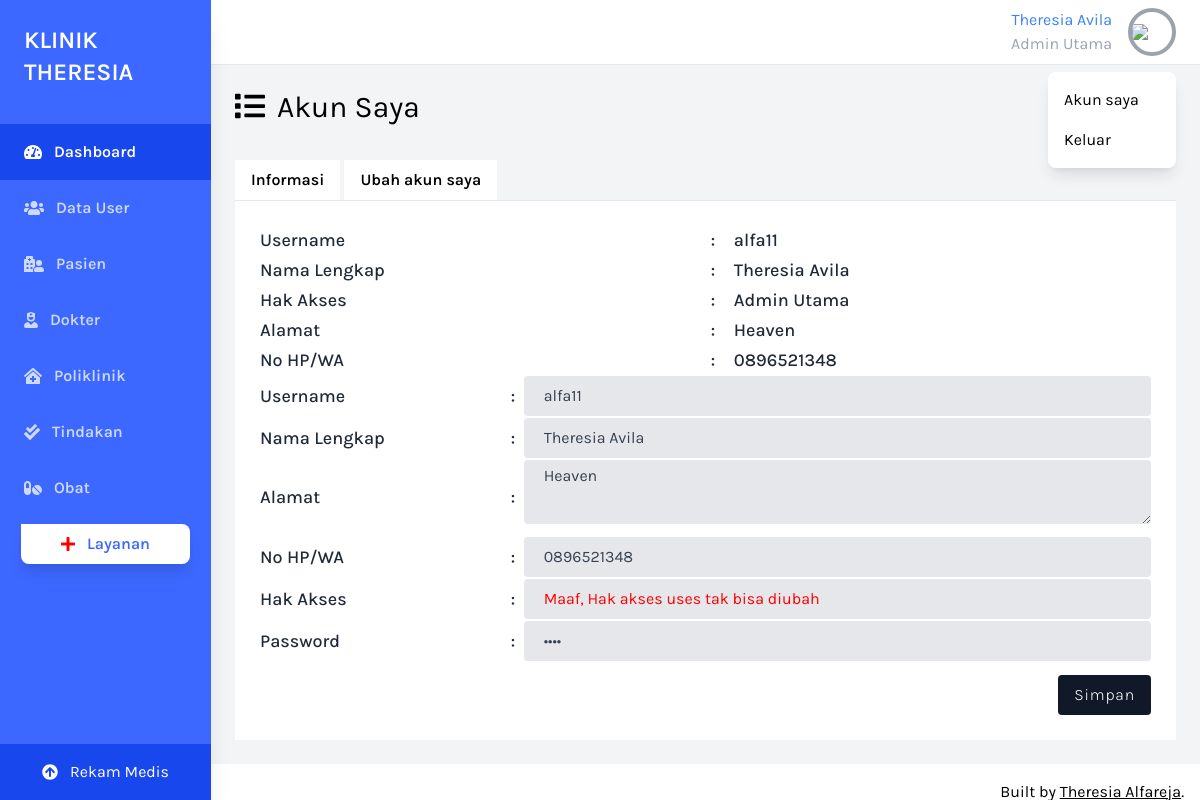
The page /akun_pribadi.php (signed in) on the database its author committed.
### tables this page shows
CREATE TABLE `tb_user` (
  `id_user` int(10) NOT NULL,
  `username` varchar(30) NOT NULL,
  `nama_lengkap_user` varchar(30) NOT NULL,
  `level_user` enum('Admin Utama','Operator','Kasir','Apoteker') NOT NULL,
  `alamat_user` text NOT NULL,
  `nomor_telepon_user` varchar(13) NOT NULL,
  `password` varchar(30) NOT NULL,
  `tgl_daftar` timestamp NOT NULL DEFAULT current_timestamp() ON UPDATE current_timestamp()
);

### akun_pribadi.php (the view, shortened to what this page needs)
<?php
require 'koneksi.php';
require 'cek_login.php';
?>
<!DOCTYPE html>
<html lang="en">
<head>
    <link href="https://unpkg.com/tailwindcss/dist/tailwind.min.css" rel="stylesheet">
</head>
<body class="bg-gray-100 font-family-karla flex">
    <aside class="relative bg-sidebar h-screen w-64 hidden sm:block shadow-xl">
        <div class="p-6">
            <a href="Dashboard.php" class=" mb-5 text-white text-2xl font-semibold uppercase hover:text-gray-300">Klinik Theresia</a>
        </div>
        <nav class="text-white text-base font-semibold pt-3">
            <a href="Dashboard.php" class="flex items-center active-nav-link text-white py-4 pl-6 nav-item">
                <i class="fas fa-tachometer-alt mr-3"></i>
                Dashboard
            </a>
            <a href="data_user.php" class="flex items-center text-white opacity-75 hover:opacity-100 py-4 pl-6 nav-item">
                <i class="fas fa-users mr-3"></i>
                Data User
            </a>
            <a href="data_pasien.php" class="flex items-center text-white opacity-75 hover:opacity-100 py-4 pl-6 nav-item">
                <i class="fas fa-hospital-user mr-3"></i>
                Pasien
            </a>
            <a href="data_dokter.php" class="flex items-center text-white opacity-75 hover:opacity-100 py-4 pl-6 nav-item">
                <i class="fas fa-user-nurse mr-3"></i>
                Dokter
            </a>
            <a href="data_poliklinik.php" class="flex items-center text-white opacity-75 hover:opacity-100 py-4 pl-6 nav-item">
                <i class="fas fa-clinic-medical mr-3"></i>
                Poliklinik
            </a>
            <a href="data_tindakan.php" class="flex items-center text-white opacity-75 hover:opacity-100 py-4 pl-6 nav-item">
                <i class="fas fa-check-double mr-3"></i>
                Tindakan
            </a>
            <a href="data_obat.php" class="flex items-center text-white opacity-75 hover:opacity-100 py-4 pl-6 nav-item">
                <i class="fas fa-pills mr-3"></i>
                Obat
            </a>
        </nav>
           <center>
            <a href="data_layanan.php" class="w-full bg-white cta-btn font-semibold py-2 mt-2 rounded-br-lg rounded-bl-lg rounded-tr-lg shadow-lg hover:shadow-xl hover:bg-gray-300 flex items-center justify-center" style="width: 80%;">
                <i class="fas fa-plus mr-3" style="color: red;"></i> Layanan
            </a>
        </center>
        <a href="rekam_medis.php" class="absolute w-full upgrade-btn bottom-0 active-nav-link text-white flex items-center justify-center py-4">
            <i class="fas fa-arrow-circle-up mr-3"></i>
            Rekam Medis
        </a>
    </aside>
    <div class="w-full flex flex-col h-screen overflow-y-hidden">
        <header class="w-full items-center bg-white py-2 px-6 hidden sm:flex">
            <div x-data="{ isOpen: false }" class="relative w-1/2 flex justify-end">
                <div class="block">
                    <?php
                        if (@$_SESSION['ses_username_akun']) {
                            $username_akun = $_SESSION['ses_username_akun'];
                        }
$query = mysqli_query($conn, "SELECT * FROM tb_user WHERE username = '$username_akun' ") or die(mysqli_errno());
$hasil = mysqli_fetch_array($query);
                    ?>
                   <h2 class="text-blue-500 mr-4 text-right"><?php echo $hasil['nama_lengkap_user'] ?></h2>
                   <p class="text-gray-400 mr-4 text-right"><?php echo $hasil['level_user'] ?></p>
                </div>
                <button @click="isOpen = !isOpen" class="realtive z-10 w-12 h-12 rounded-full overflow-hidden border-4 border-gray-400 hover:border-gray-300 focus:border-gray-300 focus:outline-none">
                    <img src="https://source.unsplash.com/uJ8LNVCBjFQ/400x400">
                </button>
                <button x-show="isOpen" @click="isOpen = false" class="h-full w-full fixed inset-0 cursor-default"></button>
                <div x-show="isOpen" class="absolute w-32 bg-white rounded-lg shadow-lg py-2 mt-16">
                    <a href="akun_pribadi.php" class="block px-4 py-2 account-link hover:text-white">Akun saya</a>
                    <a href="logout.php" class="block px-4 py-2 account-link hover:text-white">Keluar</a>
                </div>
            </div>
        </header>
        <div class="w-full h-screen overflow-x-hidden border-t flex flex-col">
            <main class="w-full flex-grow p-6">
                <h1 class="text-3xl text-black pb-5" style="margin-bottom: -1%;">
                      <i class="fas fa-list mr-3"></i>Akun Saya
                </h1>
<div class="w-full mt-6" x-data="{ openTab: 1 }">
                    <div>
                        <ul class="flex border-b">
                            <li class="-mb-px mr-1" @click="openTab = 1">
                                <a :class="openTab === 1 ? 'border-l border-t border-r rounded-t text-blue-700 font-semibold' : 'text-blue-500 hover:text-blue-800'" class="bg-white inline-block py-2 px-4 font-semibold" href="#">Informasi</a>
                            </li>
                            <li class="mr-1" @click="openTab = 2">
                                <a :class="openTab === 2 ? 'border-l border-t border-r rounded-t text-blue-700 font-semibold' : 'text-blue-500 hover:text-blue-800'" class="bg-white inline-block py-2 px-4 font-semibold" href="#">Ubah akun saya</a>
                            </li>
                        </ul>
                    </div>
                    <div class="bg-white p-6">
<div id="" class="" x-show="openTab === 1">
       <table class="w-full md:flex-shrink-0 leading-loose">
                 <tr>
                     <td class="text-lg text-gray-800 font-medium mb-1 mt-3">Username</td>
                     <td class="text-lg text-gray-800 font-medium mb-1 mt-3">:</td>
                     <td class="text-lg text-gray-800 font-medium mb-1 mt-3"><?php echo $hasil['username'] ?></td>
                 </tr>
                 <tr>
                     <td class="text-lg text-gray-800 font-medium mb-1 mt-3">Nama Lengkap</td>
                     <td class="text-lg text-gray-800 font-medium mb-1 mt-3">:</td>
                     <td class="text-lg text-gray-800 font-medium mb-1 mt-3"><?php echo $hasil['nama_lengkap_user'] ?></td>
                 </tr>
                 <tr>
                     <td class="text-lg text-gray-800 font-medium mb-1 mt-3">Hak Akses</td>
                     <td class="text-lg text-gray-800 font-medium mb-1 mt-3">:</td>
                     <td class="text-lg text-gray-800 font-medium mb-1 mt-3"><?php echo $hasil['level_user'] ?></td>
                 </tr>
                 <tr>
                     <td class="text-lg text-gray-800 font-medium mb-1 mt-3">Alamat</td>
                     <td class="text-lg text-gray-800 font-medium mb-1 mt-3">:</td>
                     <td class="text-lg text-gray-800 font-medium mb-1 mt-3"><?php echo $hasil['alamat_user'] ?></td>
                 </tr>
                 <tr>
                     <td class="text-lg text-gray-800 font-medium mb-1 mt-3">No HP/WA</td>
                     <td class="text-lg text-gray-800 font-medium mb-1 mt-3">:</td>
                     <td class="text-lg text-gray-800 font-medium mb-1 mt-3"><?php echo $hasil['nomor_telepon_user'] ?></td>
                 </tr>
     </table>
</div>
<div id="" class="" x-show="openTab === 2">
<form action="" method="POST">
<table class="w-full md:flex-shrink-0 leading-loose">
                 <tr>
                     <td class="text-lg text-gray-800 font-medium mb-1 mt-3">Username</td>
                     <td class="text-lg text-gray-800 font-medium mb-1 mt-3">:</td>
                     <td ><input class="w-full px-5 py-1 text-gray-700 bg-gray-200 rounded" type="text" name="edit_username" value="<?php echo $hasil['username'] ?>"></td>
                 </tr>
                 <tr>
                     <td class="text-lg text-gray-800 font-medium mb-1 mt-3">Nama Lengkap</td>
                     <td class="text-lg text-gray-800 font-medium mb-1 mt-3">:</td>
                     <td><input class="w-full px-5 py-1 text-gray-700 bg-gray-200 rounded" type="text" name="edit_nama" value="<?php echo $hasil['nama_lengkap_user'] ?>"></td>
                 </tr>
                 <tr>
                     <td class="text-lg text-gray-800 font-medium mb-1 mt-3">Alamat</td>
                     <td class="text-lg text-gray-800 font-medium mb-1 mt-3">:</td>
                     <td>
                         <textarea class="pl-5 w-full text-gray-700 bg-gray-200 rounded" name="edit_alamat_user" value="<?php echo $hasil['alamat_user'] ?>" style="margin-left: 0%;"><?php echo $hasil['alamat_user'] ?>
                         </textarea>
                     </td>
                 </tr>
                 <tr>
                     <td class="text-lg text-gray-800 font-medium mb-1 mt-3">No HP/WA</td>
                     <td class="text-lg text-gray-800 font-medium mb-1 mt-3">:</td>
                     <td><input class="w-full px-5 py-1 text-gray-700 bg-gray-200 rounded" type="text" name="edit_telp" value="<?php echo $hasil['nomor_telepon_user'] ?>"></td>
                 </tr>
                 <tr>
                     <td class="text-lg text-gray-800 font-medium mb-1 mt-3">Hak Akses</td>
                     <td class="text-lg text-gray-800 font-medium mb-1 mt-3">:</td>
                     <td>
                        <div class="w-full px-5 py-1 text-gray-700 bg-gray-200 rounded" style="color: red;">Maaf, Hak akses uses tak bisa diubah</div>
                     </td>
                 </tr>
                 <tr>
                     <td class="text-lg text-gray-800 font-medium mb-1 mt-3">Password</td>
                     <td class="text-lg text-gray-800 font-medium mb-1 mt-3">:</td>
                     <td><input class="w-full px-5 py-1 text-gray-700 bg-gray-200 rounded" type="password" name="edit_password" value="<?php echo $hasil['password'] ?>"></td>
                 </tr>
                 <tr>
                     <td></td>
                     <td></td>
                     <td>
                         <button class="mt-3 px-4 py-1 text-white font-light tracking-wider bg-gray-900 rounded" style="float: right;" type="submit" name="simpan_edit_akun">Simpan
                         </button>
                     </td>
                 </tr>
                </table>
            </form>
                        </div>
                    </div>
                </div>
            </main>
            <footer class="w-full bg-white text-right p-4">
                Built by <a target="_blank" href="https://github.com/theresia-alfareja" class="underline">Theresia Alfareja</a>.
            </footer>
        </div>
    </div>
</body>
</html>

### akun_pribadi.php (style rules this page uses)
.font-family-karla { font-family: karla; }
.bg-sidebar { background: #3d68ff; }
.cta-btn { color: #3d68ff; }
.upgrade-btn { background: #1947ee; }
.active-nav-link { background: #1947ee; }

### rows shown on the page
tb_user: nama_lengkap_user "Theresia Avila", level_user "Admin Utama", username "alfa11", alamat_user "Heaven", nomor_telepon_user "0896521348", edit_username "alfa11", edit_nama "Theresia Avila", edit_alamat_user "Heaven", edit_telp "0896521348"
